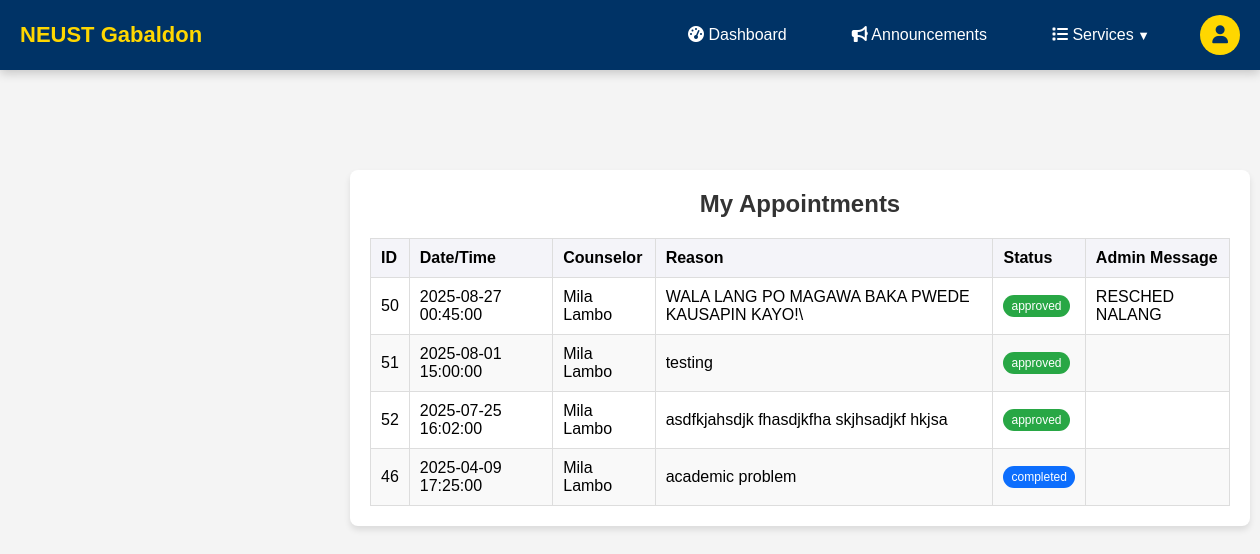
The page /student_status_appointments.php (signed in) on the database its author committed.
### tables this page shows
CREATE TABLE `appointments` (
  `id` int(11) NOT NULL,
  `student_id` varchar(50) NOT NULL,
  `user_id` varchar(50) NOT NULL,
  `appointment_date` datetime NOT NULL,
  `status` enum('pending','approved','completed') DEFAULT 'pending',
  `reason` text NOT NULL,
  `created_at` timestamp NOT NULL DEFAULT current_timestamp(),
  `updated_at` timestamp NOT NULL DEFAULT current_timestamp() ON UPDATE current_timestamp(),
  `admin_message` text DEFAULT NULL
);

CREATE TABLE `users` (
  `user_id` varchar(50) NOT NULL,
  `first_name` varchar(50) NOT NULL,
  `middle_name` varchar(50) DEFAULT NULL,
  `last_name` varchar(50) NOT NULL,
  `birth_date` date NOT NULL,
  `nationality` varchar(50) NOT NULL,
  `religion` varchar(50) NOT NULL,
  `biological_sex` varchar(10) NOT NULL,
  `email` varchar(100) NOT NULL,
  `phone` varchar(20) NOT NULL,
  `current_address` varchar(255) NOT NULL,
  `permanent_address` varchar(255) NOT NULL,
  `role` varchar(20) NOT NULL,
  `password_hash` varchar(255) NOT NULL,
  `mother_name` varchar(50) NOT NULL,
  `mother_work` varchar(50) NOT NULL,
  `mother_contact` varchar(20) NOT NULL,
  `father_name` varchar(50) NOT NULL,
  `father_work` varchar(50) NOT NULL,
  `father_contact` varchar(20) NOT NULL,
  `siblings_count` int(11) NOT NULL,
  `unit` varchar(50) DEFAULT NULL,
  `last_login` datetime DEFAULT NULL,
  `date_registered` datetime DEFAULT current_timestamp(),
  `profile_picture` varchar(255) DEFAULT NULL,
  `status` enum('Active','Inactive') NOT NULL DEFAULT 'Inactive',
  `year` int(11) DEFAULT NULL,
  `section` varchar(10) DEFAULT NULL,
  `course` varchar(100) DEFAULT NULL,
  `department` varchar(100) DEFAULT NULL,
  `gpa` decimal(3,2) DEFAULT NULL,
  `family_income` decimal(12,2) DEFAULT NULL
);

### student_status_appointments.php (the view, shortened to what this page needs)
<?php
include 'config.php';
$student_id = $_SESSION['user_id'];
$query = "SELECT a.*, u.first_name AS counselor_first, u.last_name AS counselor_last
          FROM appointments a
          LEFT JOIN users u ON a.user_id = u.user_id
          WHERE a.student_id = ?
          ORDER BY a.appointment_date DESC";
$stmt = $conn->prepare($query);
$stmt->bind_param("i", $student_id);
$stmt->execute();
$result = $stmt->get_result();
?>
<!DOCTYPE html>
<html lang="en">
<head>
    <link href="https://cdnjs.cloudflare.com/ajax/libs/font-awesome/6.4.0/css/all.min.css" rel="stylesheet">
</head>
<body>
    <?php include 'student_header.php'; ?>
    <div class="main-content">
        <h2>My Appointments</h2>
        <table>
            <thead>
                <tr>
                    <th>ID</th>
                    <th>Date/Time</th>
                    <th>Counselor</th>
                    <th>Reason</th>
                    <th>Status</th>
                    <th>Admin Message</th>
                </tr>
            </thead>
            <tbody>
                <?php while ($row = $result->fetch_assoc()): ?>
                    <tr>
                        <td><?= htmlspecialchars($row['id']) ?></td>
                        <td><?= htmlspecialchars($row['appointment_date']) ?></td>
                        <td><?= htmlspecialchars(trim(($row['counselor_first'] ?? '').' '.($row['counselor_last'] ?? '')) ?: '—') ?></td>
                        <td><?= htmlspecialchars($row['reason']) ?></td>
                        <td>
                            <?php $st=strtolower($row['status']); $cls=$st==='approved'?'bg-approved':($st==='completed'?'bg-completed':($st==='rejected'?'bg-rejected':'bg-pending')); ?>
                            <span class="badge <?= $cls ?>"><?= htmlspecialchars($row['status']) ?></span>
                        </td>
                        <td><?= htmlspecialchars($row['admin_message']) ?></td>
                    </tr>
                <?php endwhile; ?>
            </tbody>
        </table>
    </div>
</body>
</html>

### student_status_appointments.php (style rules this page uses)
* { margin: 0; padding: 0; box-sizing: border-box; }
.main-content { margin-top: 100px; margin-left: 350px; background-color: white; padding: 20px; border-radius: 8px; box-shadow: 0 4px 6px rgba(0, 0, 0, 0.1); width: 100%; max-width: 900px; text-align: center; }
h2 { margin-bottom: 20px; color: #333333; }
table { width: 100%; border-collapse: collapse; margin-top: 20px; }
th, td { padding: 10px; border: 1px solid #dddddd; text-align: left; }
th { background-color: #f4f4f9; }
tr:nth-child(even) { background-color: #f9f9f9; }
.badge { display:inline-block; padding:4px 8px; border-radius: 12px; font-size: 12px; }
.bg-approved { background:#28a745; color:#fff; }
.bg-completed { background:#0d6efd; color:#fff; }

### student_header.php (style rules this page uses)
body { font-family: 'Arial', sans-serif; margin: 0; padding: 0; background-color: #f4f4f4; }

### rows shown on the page
appointments: id "50", appointment_date "2025-08-27 00:45:00", user.last_name "Mila Lambo", reason "WALA LANG PO MAGAWA BAKA PWEDE KAUSAPIN KAYO!\\", status "approved", admin_message "RESCHED NALANG"
appointments: id "51", appointment_date "2025-08-01 15:00:00", user.last_name "Mila Lambo", reason "testing", status "approved"
appointments: id "52", appointment_date "2025-07-25 16:02:00", user.last_name "Mila Lambo", reason "asdfkjahsdjk fhasdjkfha skjhsadjkf hkjsa", status "approved"
appointments: id "46", appointment_date "2025-04-09 17:25:00", user.last_name "Mila Lambo", reason "academic problem", status "completed"
